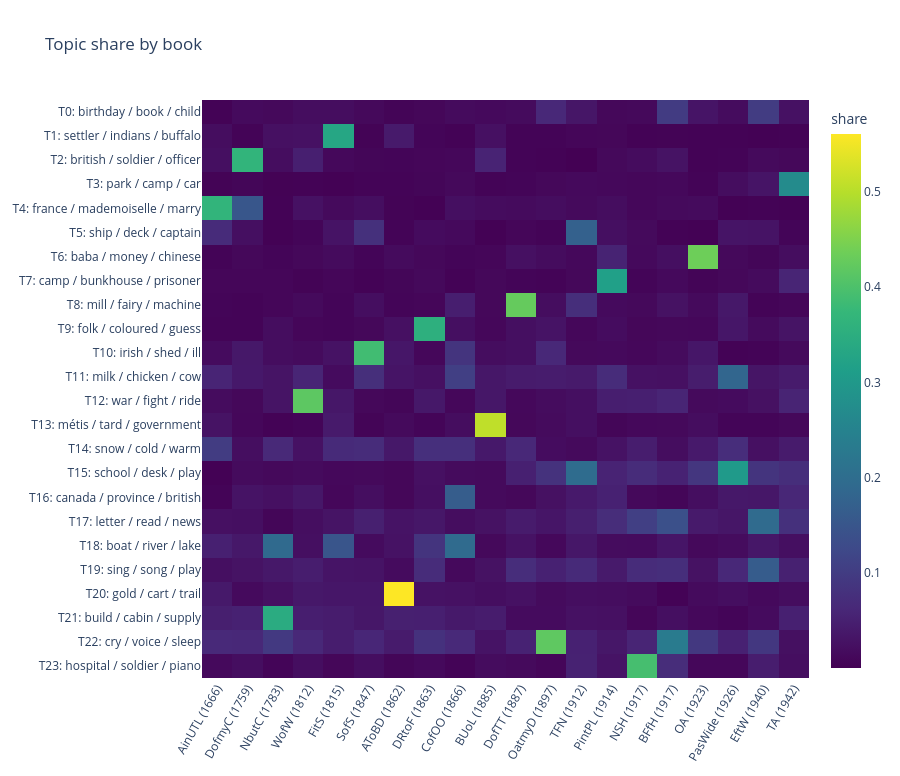
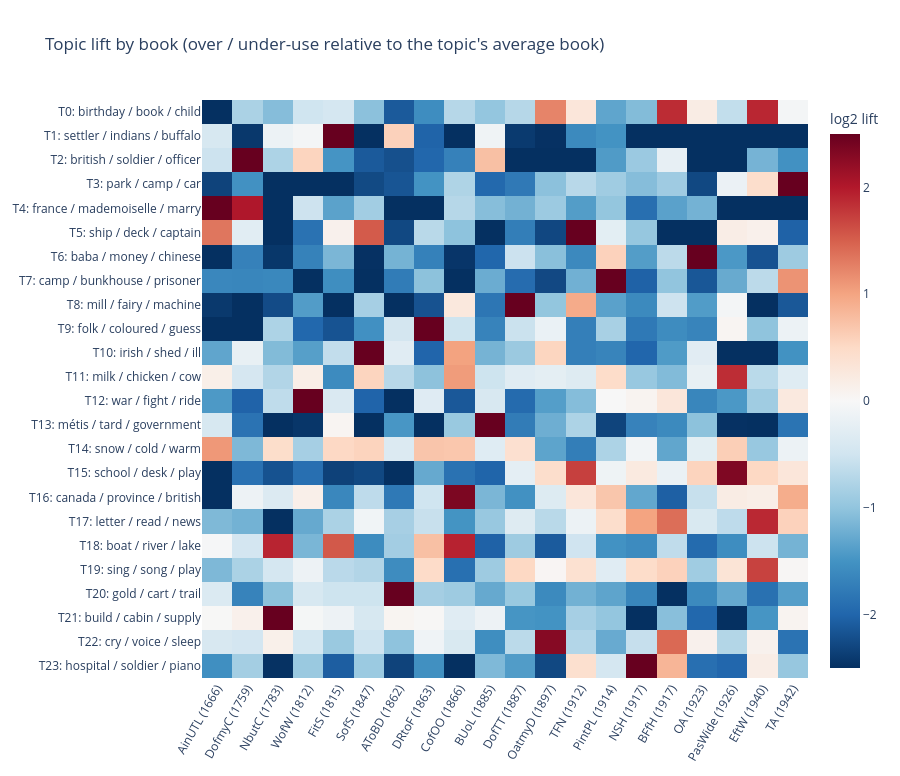

Source (notebook cell) for these figures, in order:
### Markdown cell above
### 11b. Which books carry which topics

Left: each book's share of each topic. Right: the same numbers as **lift** over the topic's average across books (log₂; red = the book over-uses the topic, blue = under-uses). Books are ordered by the median year of their setting, so period-bound topics should form diagonal bands. Rows with a few strong red cells are book- or period-specific; rows that are evenly pale are broadly shared.

### Code cell
med_year = pd.Series({b: np.nanmedian(years[b_idx == i]) if (~np.isnan(years[b_idx == i])).any() else np.nan
                      for i, b in enumerate(book_codes)})
book_order = list(med_year.sort_values(na_position="last").index)
bi = [list(book_codes).index(b) for b in book_order]
def book_label(b):
    title = BOOK_TITLES.get(b, b)
    return f"{title} ({int(med_year[b])})" if not np.isnan(med_year[b]) else title
xlabels = [book_label(b) for b in book_order]
ylabels = [topic_label[t][:48] for t in range(K)]

M = book_share[bi].T
fig = px.imshow(M, x=xlabels, y=ylabels, aspect="auto", color_continuous_scale="Viridis",
                labels=dict(color="share"), title="Topic share by book")
fig.update_layout(height=max(450, 24 * K + 200), xaxis_tickangle=-60)
show(fig, "03_topic_by_book_share")

lift = np.log2((M + 1e-9) / (M.mean(axis=1, keepdims=True) + 1e-9))
fig = px.imshow(lift, x=xlabels, y=ylabels, aspect="auto", color_continuous_scale="RdBu_r",
                color_continuous_midpoint=0, zmin=-2.5, zmax=2.5, labels=dict(color="log2 lift"),
                title="Topic lift by book (over / under-use relative to the topic's average book)")
fig.update_layout(height=max(450, 24 * K + 200), xaxis_tickangle=-60)
show(fig, "04_topic_by_book_lift")

### Figure 1 — Plotly figure (JSON) as saved in the notebook; plotly's stock layout.template omitted (floating-point values rounded to 4 significant figures; data arrays with more than 128 entries replaced by an {"elided": "..."} marker saying what was removed)
{"data": [{"coloraxis": "coloraxis", "hovertemplate": "x: %{x}<br>y: %{y}<br>share: %{z}<extra></extra>", "name": "0", "type": "heatmap", "x": ["AinUTL (1666)", "DofmyC (1759)", "NbutC (1783)", "WofW (1812)", "FitS (1815)", "SofS (1847)", "AToBD (1862)", "DRtoF (1863)", "CofOO (1866)", "BUoL (1885)", "DofTT (1887)", "OatmyD (1897)", "TFN (1912)", "PintPL (1914)", "NSH (1917)", "BFfH (1917)", "OA (1923)", "PasWide (1926)", "EftW (1940)", "TA (1942)"], "xaxis": "x", "y": ["T0: birthday / book / child", "T1: settler / indians / buffalo", "T2: british / soldier / officer", "T3: park / camp / car", "T4: france / mademoiselle / marry", "T5: ship / deck / captain", "T6: baba / money / chinese", "T7: camp / bunkhouse / prisoner", "T8: mill / fairy / machine", "T9: folk / coloured / guess", "T10: irish / shed / ill", "T11: milk / chicken / cow", "T12: war / fight / ride", "T13: métis / tard / government", "T14: snow / cold / warm", "T15: school / desk / play", "T16: canada / province / british", "T17: letter / read / news", "T18: boat / river / lake", "T19: sing / song / play", "T20: gold / cart / trail", "T21: build / cabin / supply", "T22: cry / voice / sleep", "T23: hospital / soldier / piano"], "yaxis": "y", "z": {"elided": "24x20 float values"}}], "layout": {"coloraxis": {"autocolorscale": false, "colorbar": {"title": {"text": "share"}}, "colorscale": [[0, "#440154"], [0.1111, "#482878"], [0.2222, "#3e4989"], [0.3333, "#31688e"], [0.4444, "#26828e"], [0.5556, "#1f9e89"], [0.6667, "#35b779"], [0.7778, "#6ece58"], [0.8889, "#b5de2b"], [1, "#fde725"]]}, "height": 776, "title": {"text": "Topic share by book"}, "xaxis": {"anchor": "y", "domain": [0, 1], "tickangle": -60}, "yaxis": {"anchor": "x", "autorange": "reversed", "domain": [0, 1]}}}

### Figure 2 — Plotly figure (JSON) as saved in the notebook; plotly's stock layout.template omitted (floating-point values rounded to 4 significant figures; data arrays with more than 128 entries replaced by an {"elided": "..."} marker saying what was removed)
{"data": [{"coloraxis": "coloraxis", "hovertemplate": "x: %{x}<br>y: %{y}<br>log2 lift: %{z}<extra></extra>", "name": "0", "type": "heatmap", "x": ["AinUTL (1666)", "DofmyC (1759)", "NbutC (1783)", "WofW (1812)", "FitS (1815)", "SofS (1847)", "AToBD (1862)", "DRtoF (1863)", "CofOO (1866)", "BUoL (1885)", "DofTT (1887)", "OatmyD (1897)", "TFN (1912)", "PintPL (1914)", "NSH (1917)", "BFfH (1917)", "OA (1923)", "PasWide (1926)", "EftW (1940)", "TA (1942)"], "xaxis": "x", "y": ["T0: birthday / book / child", "T1: settler / indians / buffalo", "T2: british / soldier / officer", "T3: park / camp / car", "T4: france / mademoiselle / marry", "T5: ship / deck / captain", "T6: baba / money / chinese", "T7: camp / bunkhouse / prisoner", "T8: mill / fairy / machine", "T9: folk / coloured / guess", "T10: irish / shed / ill", "T11: milk / chicken / cow", "T12: war / fight / ride", "T13: métis / tard / government", "T14: snow / cold / warm", "T15: school / desk / play", "T16: canada / province / british", "T17: letter / read / news", "T18: boat / river / lake", "T19: sing / song / play", "T20: gold / cart / trail", "T21: build / cabin / supply", "T22: cry / voice / sleep", "T23: hospital / soldier / piano"], "yaxis": "y", "z": {"elided": "24x20 float values"}}], "layout": {"coloraxis": {"autocolorscale": false, "cmax": 2.5, "cmid": 0, "cmin": -2.5, "colorbar": {"title": {"text": "log2 lift"}}, "colorscale": [[0, "rgb(5,48,97)"], [0.1, "rgb(33,102,172)"], [0.2, "rgb(67,147,195)"], [0.3, "rgb(146,197,222)"], [0.4, "rgb(209,229,240)"], [0.5, "rgb(247,247,247)"], [0.6, "rgb(253,219,199)"], [0.7, "rgb(244,165,130)"], [0.8, "rgb(214,96,77)"], [0.9, "rgb(178,24,43)"], [1, "rgb(103,0,31)"]]}, "height": 776, "title": {"text": "Topic lift by book (over / under-use relative to the topic's average book)"}, "xaxis": {"anchor": "y", "domain": [0, 1], "tickangle": -60}, "yaxis": {"anchor": "x", "autorange": "reversed", "domain": [0, 1]}}}
